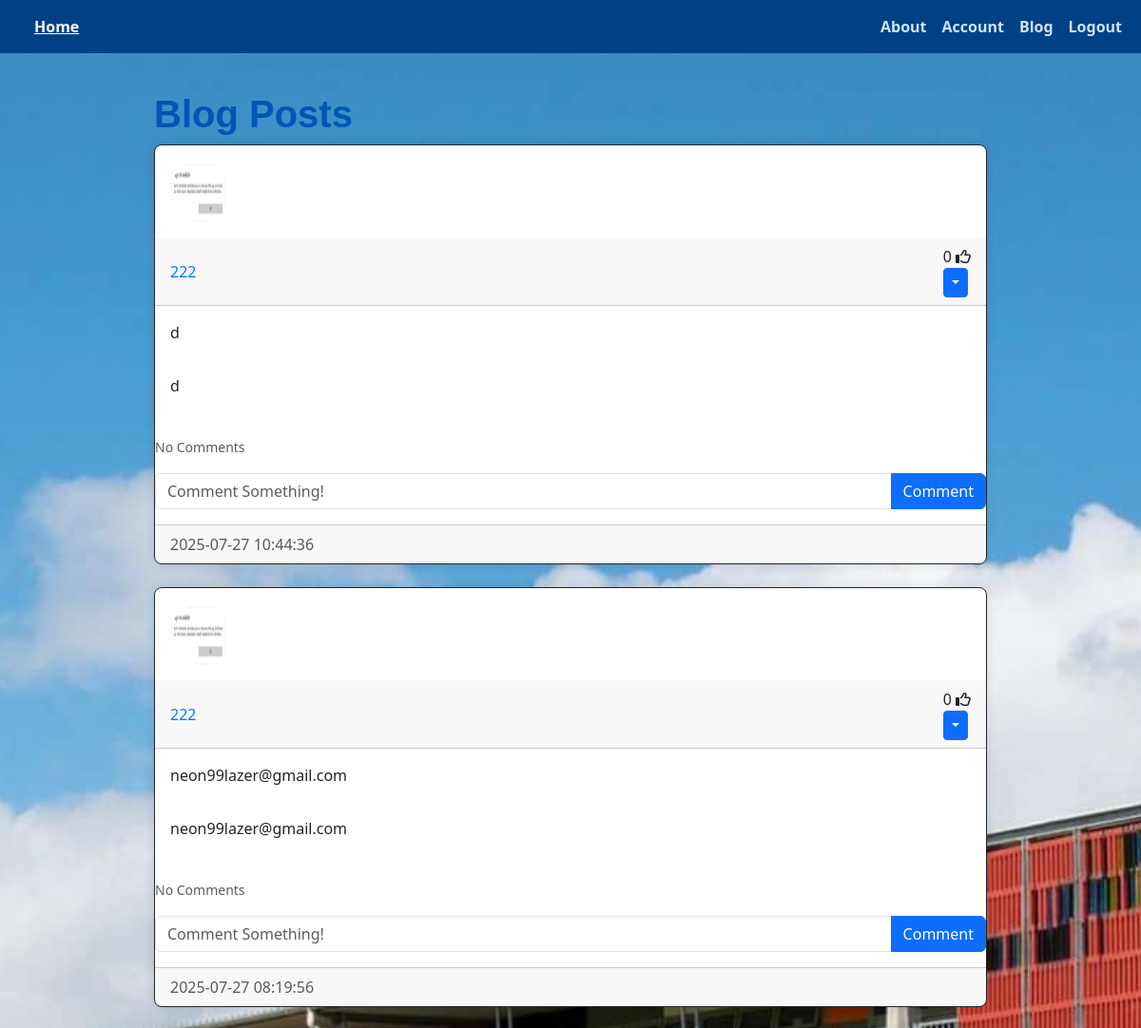
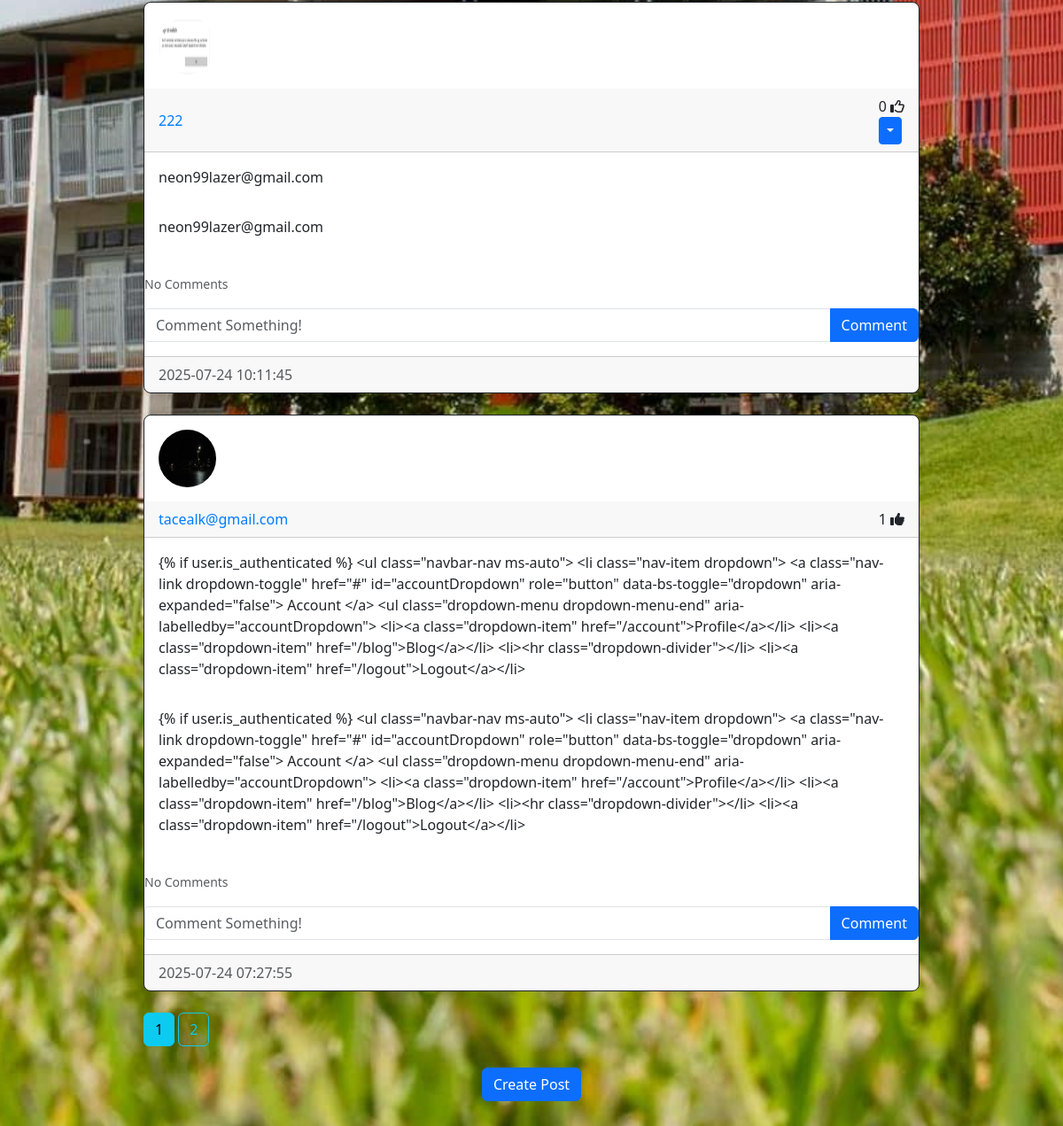
Page /blog (signed in) on the earlier database version (2 pictures, top to bottom).
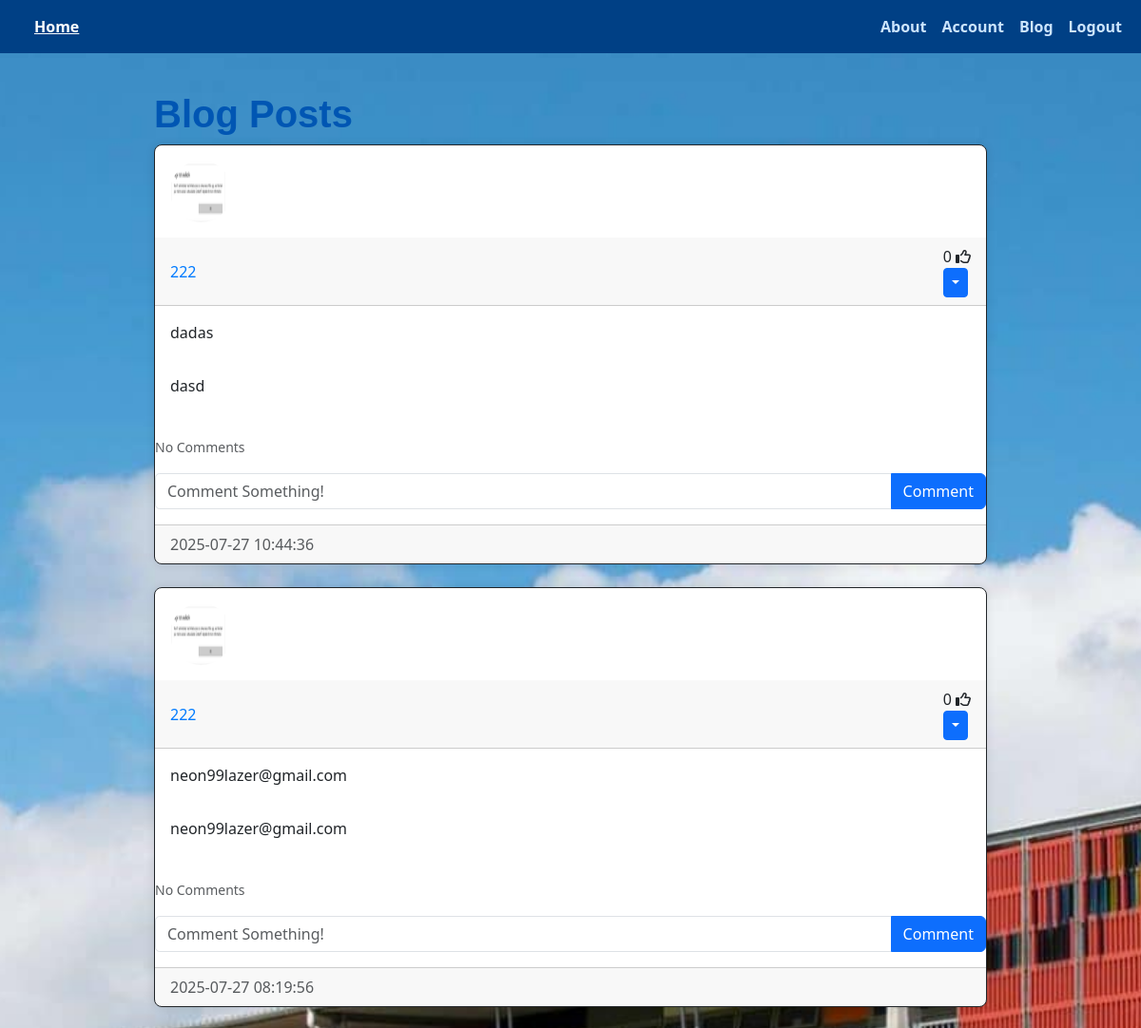
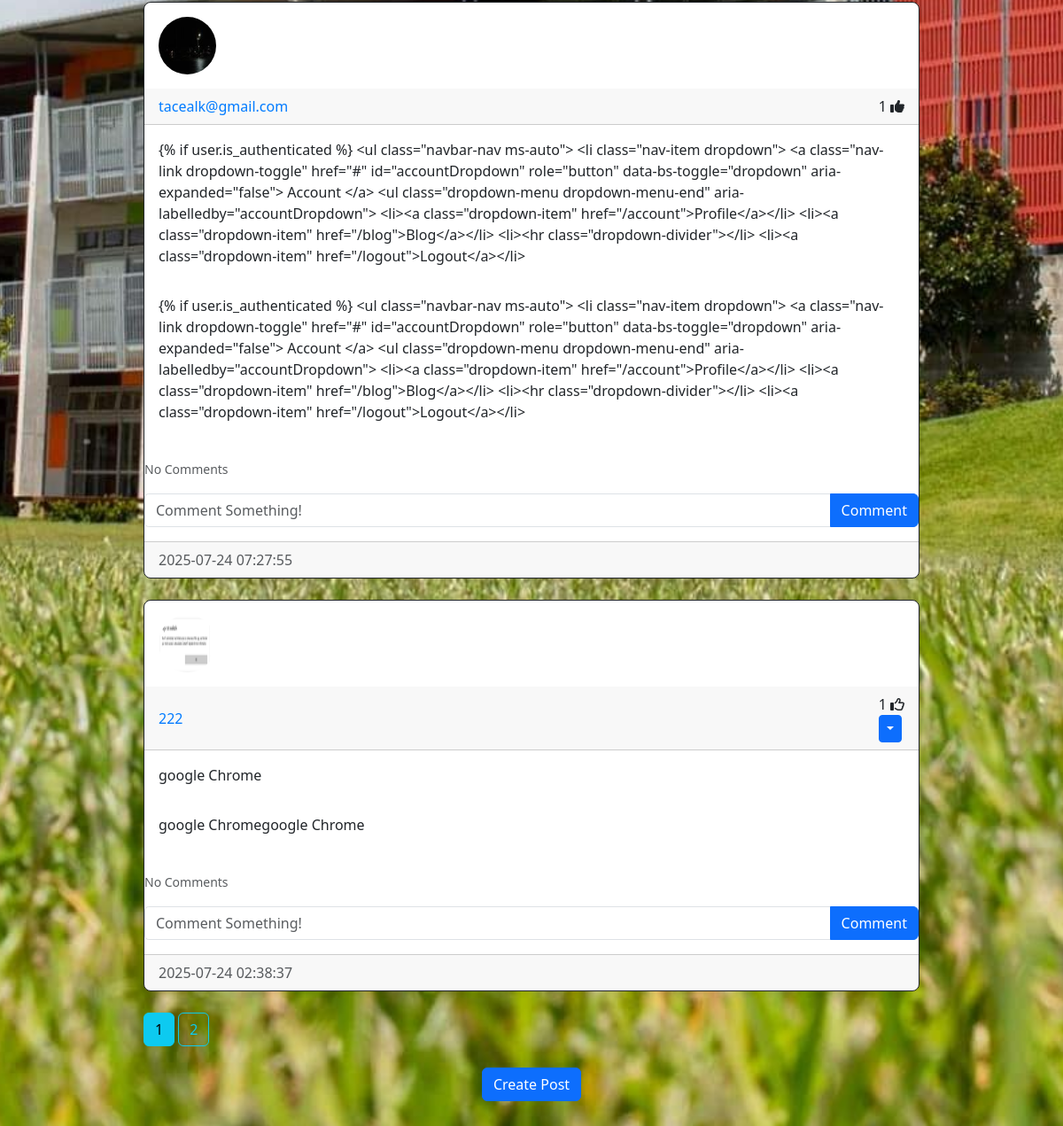
Same page on the later database version (2 pictures, top to bottom).
### website/models.py (models this page shows)
class Post(db.Model):
    id = db.Column(db.Integer, primary_key=True)
    title = db.Column(db.String(150), unique=False)
    content = db.Column(db.Text, nullable=False)
    date_created = db.Column(
        db.DateTime(timezone=True), default=func.now()
    )
    author = db.Column(
        db.Integer,
        db.ForeignKey('user.id', ondelete="CASCADE"),
        nullable=False
    )
    comments = db.relationship(
        'Comment', backref='post', passive_deletes=True
    )
    likes = db.relationship(
        'Like', backref='post', passive_deletes=True
    )

class User(db.Model, UserMixin):
    id = db.Column(db.Integer, primary_key=True)
    email = db.Column(db.String(150), unique=True)
    username = db.Column(db.String(150), unique=True)
    password = db.Column(db.String(150))
    image_file = db.Column(
        db.String(20), nullable=False, default='default.jpg'
    )
    date_created = db.Column(
        db.DateTime(timezone=True), default=func.now()
    )
    posts = db.relationship(
        'Post', backref='user', passive_deletes=True
    )
    comments = db.relationship(
        'Comment', backref='user', passive_deletes=True
    )
    likes = db.relationship(
        'Like', backref='user', passive_deletes=True
    )

### website/views.py (the view)
@views.route("/blog")
@login_required
def blog():
    page = request.args.get('page', 1, type=int)
    posts = Post.query.order_by(
        Post.date_created.desc()).paginate(page=page, per_page=4)
    return render_template("blog.html", user=current_user, posts=posts)

### website/__init__.py (called while the page is built)
def create_app():
    app = Flask(__name__)
    app.config['SECRET_KEY'] = "YjoZHYUzTS"
    database_uri = f"sqlite:///{DB_NAME}"
    app.config['SQLALCHEMY_DATABASE_URI'] = database_uri
    db.init_app(app)
    from .views import views
    from .auth import auth
    app.register_blueprint(views, url_prefix="/")
    app.register_blueprint(auth, url_prefix="/")
    from .models import User
    with app.app_context():
        db.create_all()
        print("Created Database!")
    login_manager = LoginManager()
    login_manager.login_view = "auth.login"
    login_manager.init_app(app)
    @login_manager.user_loader
    def load_user(id):
        return User.query.get(int(id))
    return app

### website/templates/blog.html
{% extends "posts_div.html" %} {% block title %} Blog {% endblock %}

### website/templates/posts_div.html (shortened to what this page needs)
{% extends "template.html" %} {% block title %} Home {% endblock %}
{% block content %}
<h1>Blog Posts</h1>
<div id="posts">
    {% for post in posts %}
    <div class="card border-dark">
        <img class="rounded-circle article-img" src="{{ url_for('static', filename='profile_pics/' + post.user.image_file)}}">
        <div class="card-header d-flex justify-content-between align-items-center">
            <a href="/posts/{{post.user.username}}">{{post.user.username}}</a>
            <div>
                <span id="likes-count-{{post.id}}">{{ post.likes|length }}</span>
                {% if user.id in post.likes|map(attribute="author")|list %}
                <i class="fas fa-thumbs-up" id="like-button-{{post.id}}" onclick="like({{post.id}})"></i>
                {% else %}
                <i class="far fa-thumbs-up" id="like-button-{{post.id}}" onclick="like({{post.id}})"></i>
                {% endif %}
                    {% if user.id == post.author %}
                    <div class="btn=group">
                        <button type="button" class="btn btn-sm btn-primary dropdown-toggle" data-bs-toggle="dropdown"></button>
                    </div>
                    {% endif %}
            </div>
        </div>
        <div class="card-body">
            <div class="card-text">{{post.title}}</div>
        </div>
        <div class="card-body">
            <div class="card-text">{{post.content}}</div>
        </div>
        <br />
        <p class="card-text">
            {% if post.comments|length > 0 %}
            <a data-bs-toggle="collapse" href="#comments-{{post.id}}" role="button">
                <small>View {{post.comments|length}} Comments</small>
            </a>
            {% else %}
            <small class="text-muted"> No Comments</small>
            {% endif %}
        </p>
        <form class="input-group mb-3" method="POST" action="/create-comment/{{post.id}}">
            <input type="text" id="text" name="text" class="form-control" placeholder="Comment Something!"/>
            <button type="submit" class="btn btn-primary">Comment</button>
        </form>
        <div class="card-footer text-muted">{{post.date_created}}</div>
    </div>
    <br/>
    {% endfor %}
</div>
{% for page_num in posts.iter_pages(left_edge=1, left_current=1, right_current=2)%}
{% if page_num %}
{% if posts.page == page_num %}
<a class="btn btn-info mb-4" href="{{ url_for('views.blog', page=page_num)}}">{{ page_num }}</a>
{% else %}
<a class="btn btn-outline-info mb-4" href="{{ url_for('views.blog', page=page_num)}}">{{ page_num }}</a>
{% endif %}
{% else %}
...
{% endif %}
{% endfor %}
{% block footer %}
<div align="center">
    <a href="/create-post">
        <button type="button" class="btn btn-primary btn-large">
            Create Post
        </button>
    </a>
</div>
<br />
{% endblock %}
{% endblock %}

### website/templates/template.html (shortened to what this page needs)
<!DOCTYPE html>
<html>
    <head>
        <link href="https://cdn.jsdelivr.net/npm/bootstrap@5.3.7/dist/css/bootstrap.min.css" rel="stylesheet">
        <link rel="stylesheet" type ="text/css" href="{{ url_for('static', filename='main.css') }}">
    </head>
    <body>
        <nav class="navbar navbar-expand-lg">
            <div class="container-fluid">
             <div class="collapse navbar-collapse" id="navbarNavAltMarkup">
              <div class="navbar-nav">
                <a class="nav-link active" aria-current="page" href="/home">Home</a>
              </div>
                {% if user.is_authenticated %}
                <div class="navbar-nav ms-auto">
                <a class="nav-link" href="/about">About</a>
                <a class="nav-link" href="/account">Account</a>
                <a class="nav-link" href="/blog">Blog</a>
                <a class="nav-link" href="/logout">Logout</a>
              </div>
                {% else %}
                <div class="navbar-nav">
                <a class="nav-link" href="/about">About</a>
                <a class="nav-link" href="/login">Login</a>
                <a class="nav-link" href="/sign-up">Signup</a>
                {% endif %}
              </div>
            </div>
        </nav>
        <div class="container">{% block content %} {% endblock %}</div>
    </body>
</html>

### website/static/main.css (style rules this page uses)
body { background-color: #f9fafb; font-family: 'Segoe UI', Tahoma, Geneva, Verdana, sans-serif; color: #333; }
.container { max-width: 900px; margin-top: 40px; margin-bottom: 40px; }
h1, h2, h3, h4 { font-family: 'Montserrat', sans-serif; color: #0056b3; font-weight: 600; }
.navbar { background-color: #004085; }
.navbar .nav-link { color: #cce5ff; font-weight: 600; }
.navbar .nav-link:hover, .navbar .nav-link.active { color: #ffffff; text-decoration: underline; }
.card { border-radius: 0.5rem; box-shadow: 0 0 10px rgb(0 0 0 / 0.1); }
a { color: #007bff; text-decoration: none; }
.form-control { border-radius: 0.3rem; }
.article-img { height: 65px; width: 65px; margin: 16px; }
body { background-image: url('/static/images/background.jpg'); background-size: cover; background-repeat: no-repeat; background-position: center; background-attachment: fixed; }

Differences in the rows shown:
removed Post: image_file (picture), user.username "222", likes|length "0", title "neon99lazer@gmail.com", content "neon99lazer@gmail.com", date_created "2025-07-24 10:11:45"
changed Post: title "d" → "dadas"; content "d" → "dasd"
now on this page (row unchanged): Post: image_file (picture), user.username "222", likes|length "1", title "google Chrome", content "google Chromegoogle Chrome", date_created "2025-07-24 02:38:37"
